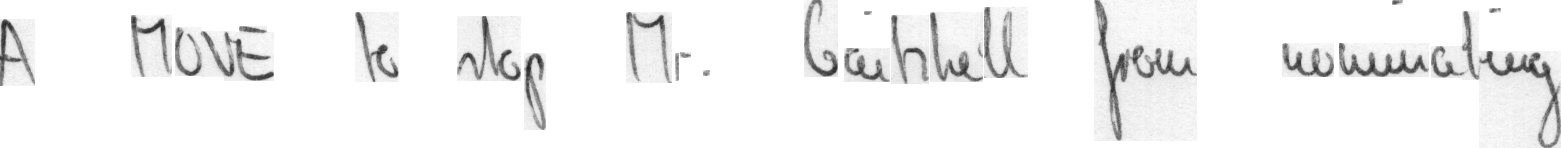
#> input picture Datasets/sentences/a01/a01-000x/a01-000x-s00-00.png, 1561 x 148 px; its folder holds only this picture in this run
$ python readData.py   (Python 2 division)
#> lines starting #> are read from the running program, lines starting #| are printed output that depends on the picture; after the words box and inside, x2 and y2 are one past the last pixel; in counts of white or black regions, pixels touching at a corner belong together
import PIL.Image
import cv2
import xml.etree.ElementTree as ET
import os
import numpy as np
from seqlearn.datasets import load_conll
from seqlearn.hmm import MultinomialHMM
from seqlearn.evaluation import bio_f_score


# Recursively extracts filenames from a directory and its subdirectory
def list_files(dir):
    r = []
    subdirs = [x[0] for x in os.walk(dir)]
    for subdir in subdirs:
        files = os.walk(subdir).next()[2]
        if (len(files) > 0):
            for file in files:
                r.append(subdir + "/" + file)
    return r

# Gets the features from test.txt
def features(sequence, i):
    split_sequence = sequence[i].split(" ")
    # print i
    print len(split_sequence)
    yield str(sequence)


# An image directory
IMAGE_DIRECTORY = "Datasets/sentences/a01/a01-000x/"
my_images = []


# Reads image from dataset and stores it as a numpy array
for i in range(0, 2):
    for j in range(0, 3):
        myimage = cv2.imread(
            IMAGE_DIRECTORY + "a01-000x-s0" + str(i) +
            "-0" + str(j) + ".png", 0)
#> myimage is the input picture: shape (148, 1561); min 36, max 255, mean 242.1
        (thresh, im_bw) = cv2.threshold(myimage, 128,
                                        255, cv2.THRESH_BINARY |
                                        cv2.THRESH_OTSU)
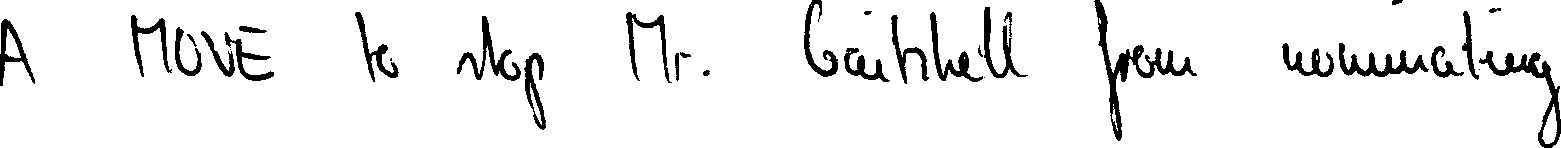
#> im_bw: shape (148, 1561); 93.2% white; 34 black regions (4 under 20 px), largest, box (x1, y1, x2, y2) and area: (1094, 0, 1197, 141) 2091, (1479, 51, 1561, 148) 1439, (1339, 43, 1429, 77) 1046
#> thresh = 188
#> (the run stopped early here; a loop or call above may not have finished)
